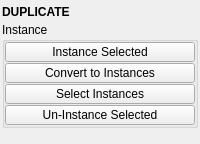
<?xml version="1.0" encoding="UTF-8"?>
<ui version="4.0">
 <class>QtUi</class>
 <widget class="QMainWindow" name="QtUi">
  <property name="geometry">
   <rect>
    <x>0</x>
    <y>0</y>
    <width>200</width>
    <height>144</height>
   </rect>
  </property>
  <property name="windowTitle">
   <string>Toolkit</string>
  </property>
  <property name="tabShape">
   <enum>QTabWidget::Triangular</enum>
  </property>
  <property name="dockNestingEnabled">
   <bool>true</bool>
  </property>
  <property name="dockOptions">
   <set>QMainWindow::AllowNestedDocks|QMainWindow::AllowTabbedDocks|QMainWindow::AnimatedDocks|QMainWindow::ForceTabbedDocks</set>
  </property>
  <property name="bnabled" stdset="0">
   <bool>true</bool>
  </property>
  <widget class="QWidget" name="central_widget">
   <property name="minimumSize">
    <size>
     <width>200</width>
     <height>0</height>
    </size>
   </property>
   <property name="palette">
    <palette>
     <active>
      <colorrole role="Highlight">
       <brush brushstyle="SolidPattern">
        <color alpha="255">
         <red>168</red>
         <green>152</green>
         <blue>250</blue>
        </color>
       </brush>
      </colorrole>
     </active>
     <inactive>
      <colorrole role="Highlight">
       <brush brushstyle="SolidPattern">
        <color alpha="255">
         <red>168</red>
         <green>152</green>
         <blue>250</blue>
        </color>
       </brush>
      </colorrole>
     </inactive>
     <disabled>
      <colorrole role="Highlight">
       <brush brushstyle="SolidPattern">
        <color alpha="255">
         <red>168</red>
         <green>152</green>
         <blue>250</blue>
        </color>
       </brush>
      </colorrole>
     </disabled>
    </palette>
   </property>
   <layout class="QVBoxLayout" name="verticalLayout_2">
    <property name="leftMargin">
     <number>2</number>
    </property>
    <property name="topMargin">
     <number>2</number>
    </property>
    <property name="rightMargin">
     <number>2</number>
    </property>
    <property name="bottomMargin">
     <number>2</number>
    </property>
    <property name="spacing">
     <number>2</number>
    </property>
    <item>
     <layout class="QVBoxLayout" name="verticalLayout">
      <property name="spacing">
       <number>0</number>
      </property>
      <item>
       <widget class="Header" name="header">
        <property name="minimumSize">
         <size>
          <width>0</width>
          <height>20</height>
         </size>
        </property>
        <property name="maximumSize">
         <size>
          <width>16777215</width>
          <height>20</height>
         </size>
        </property>
        <property name="font">
         <font>
          <weight>75</weight>
          <bold>true</bold>
         </font>
        </property>
        <property name="text">
         <string>DUPLICATE</string>
        </property>
       </widget>
      </item>
      <item>
       <widget class="QGroupBox" name="groupBox_7">
        <property name="title">
         <string>Instance</string>
        </property>
        <layout class="QVBoxLayout" name="verticalLayout_3">
         <property name="spacing">
          <number>1</number>
         </property>
         <property name="leftMargin">
          <number>0</number>
         </property>
         <property name="topMargin">
          <number>0</number>
         </property>
         <property name="rightMargin">
          <number>0</number>
         </property>
         <property name="bottomMargin">
          <number>0</number>
         </property>
         <item>
          <widget class="QPushButton" name="b000">
           <property name="minimumSize">
            <size>
             <width>0</width>
             <height>20</height>
            </size>
           </property>
           <property name="maximumSize">
            <size>
             <width>16777215</width>
             <height>20</height>
            </size>
           </property>
           <property name="toolTip">
            <string>&lt;html&gt;&lt;head/&gt;&lt;body&gt;&lt;p&gt;Create instances of any selected objects.&lt;/p&gt;&lt;/body&gt;&lt;/html&gt;</string>
           </property>
           <property name="text">
            <string>Instance Selected</string>
           </property>
           <property name="iconSize">
            <size>
             <width>18</width>
             <height>18</height>
            </size>
           </property>
           <property name="autoDefault">
            <bool>false</bool>
           </property>
           <property name="default">
            <bool>false</bool>
           </property>
           <property name="flat">
            <bool>false</bool>
           </property>
           <property name="bnabled" stdset="0">
            <bool>true</bool>
           </property>
          </widget>
         </item>
         <item>
          <widget class="PushButton" name="tb000">
           <property name="minimumSize">
            <size>
             <width>0</width>
             <height>20</height>
            </size>
           </property>
           <property name="maximumSize">
            <size>
             <width>16777215</width>
             <height>20</height>
            </size>
           </property>
           <property name="toolTip">
            <string>&lt;html&gt;&lt;head/&gt;&lt;body&gt;&lt;p&gt;The first selected object will be instanced across all other selected objects.&lt;/p&gt;&lt;/body&gt;&lt;/html&gt;</string>
           </property>
           <property name="text">
            <string>Convert to Instances</string>
           </property>
           <property name="iconSize">
            <size>
             <width>18</width>
             <height>18</height>
            </size>
           </property>
           <property name="autoDefault">
            <bool>false</bool>
           </property>
           <property name="default">
            <bool>false</bool>
           </property>
           <property name="flat">
            <bool>false</bool>
           </property>
           <property name="bnabled" stdset="0">
            <bool>true</bool>
           </property>
          </widget>
         </item>
         <item>
          <widget class="PushButton" name="tb001">
           <property name="minimumSize">
            <size>
             <width>0</width>
             <height>20</height>
            </size>
           </property>
           <property name="maximumSize">
            <size>
             <width>16777215</width>
             <height>20</height>
            </size>
           </property>
           <property name="toolTip">
            <string>&lt;html&gt;&lt;head/&gt;&lt;body&gt;&lt;p&gt;Select objects that are an instance of the current selection.&lt;/p&gt;&lt;p&gt;If no user selection exists, function will select all instanced objects in the scene.&lt;/p&gt;&lt;/body&gt;&lt;/html&gt;</string>
           </property>
           <property name="text">
            <string>Select Instances</string>
           </property>
           <property name="iconSize">
            <size>
             <width>18</width>
             <height>18</height>
            </size>
           </property>
           <property name="autoDefault">
            <bool>false</bool>
           </property>
           <property name="default">
            <bool>false</bool>
           </property>
           <property name="flat">
            <bool>false</bool>
           </property>
           <property name="bnabled" stdset="0">
            <bool>true</bool>
           </property>
          </widget>
         </item>
         <item>
          <widget class="QPushButton" name="b005">
           <property name="minimumSize">
            <size>
             <width>0</width>
             <height>20</height>
            </size>
           </property>
           <property name="maximumSize">
            <size>
             <width>16777215</width>
             <height>20</height>
            </size>
           </property>
           <property name="toolTip">
            <string>Uninstance selected objects. (no selection is needed for 'all' flag)</string>
           </property>
           <property name="text">
            <string>Un-Instance Selected</string>
           </property>
           <property name="iconSize">
            <size>
             <width>18</width>
             <height>18</height>
            </size>
           </property>
           <property name="autoDefault">
            <bool>false</bool>
           </property>
           <property name="default">
            <bool>false</bool>
           </property>
           <property name="flat">
            <bool>false</bool>
           </property>
           <property name="bnabled" stdset="0">
            <bool>true</bool>
           </property>
          </widget>
         </item>
        </layout>
       </widget>
      </item>
      <item>
       <spacer name="verticalSpacer_2">
        <property name="orientation">
         <enum>Qt::Vertical</enum>
        </property>
        <property name="sizeHint" stdset="0">
         <size>
          <width>0</width>
          <height>10</height>
         </size>
        </property>
       </spacer>
      </item>
     </layout>
    </item>
   </layout>
  </widget>
 </widget>
 <customwidgets>
  <customwidget>
   <class>Header</class>
   <extends>QLabel</extends>
   <header>uitk.widgets.header.Header.h</header>
  </customwidget>
  <customwidget>
   <class>PushButton</class>
   <extends>QPushButton</extends>
   <header>widgets.pushbutton.h</header>
  </customwidget>
 </customwidgets>
 <resources/>
 <connections/>
 <designerdata>
  <property name="gridDeltaX">
   <number>5</number>
  </property>
  <property name="gridDeltaY">
   <number>5</number>
  </property>
  <property name="gridSnapX">
   <bool>true</bool>
  </property>
  <property name="gridSnapY">
   <bool>true</bool>
  </property>
  <property name="gridVisible">
   <bool>true</bool>
  </property>
 </designerdata>
</ui>
